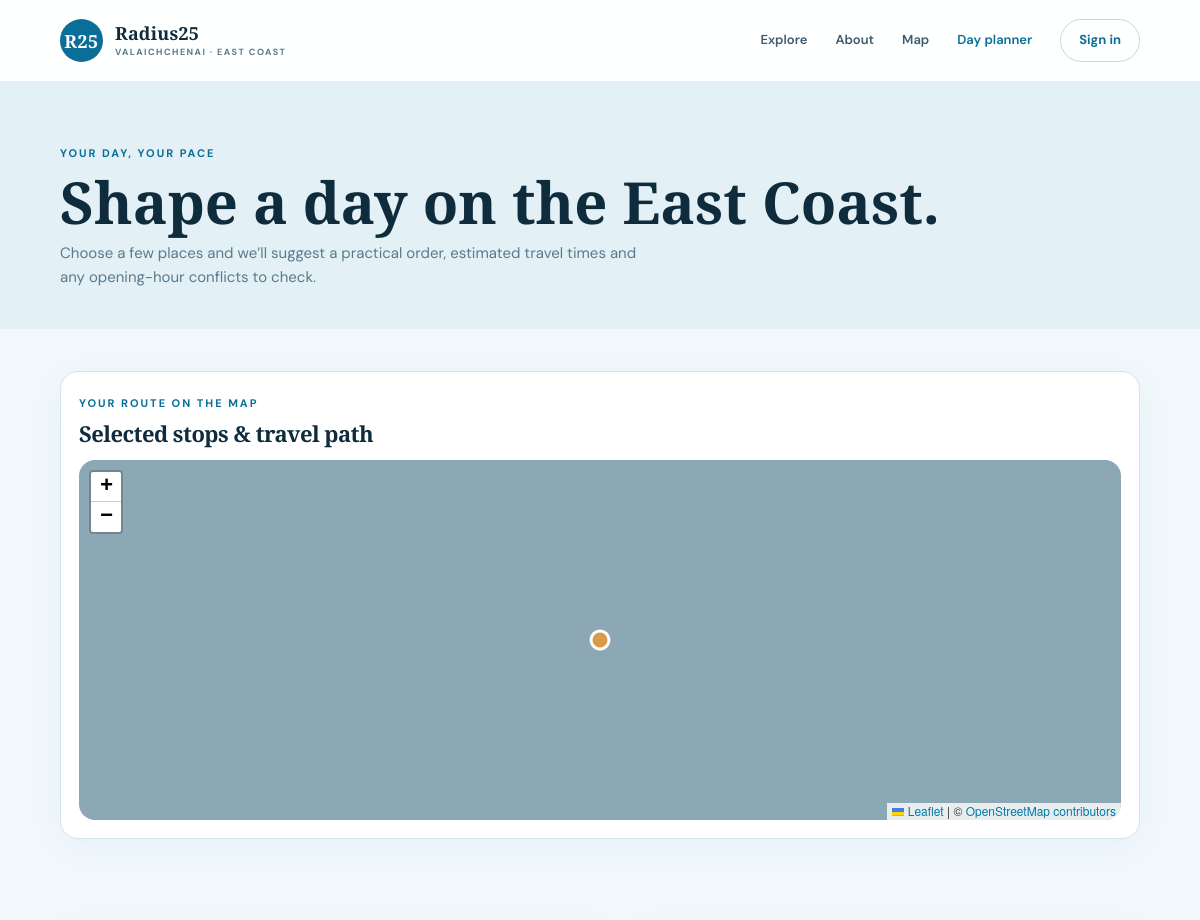
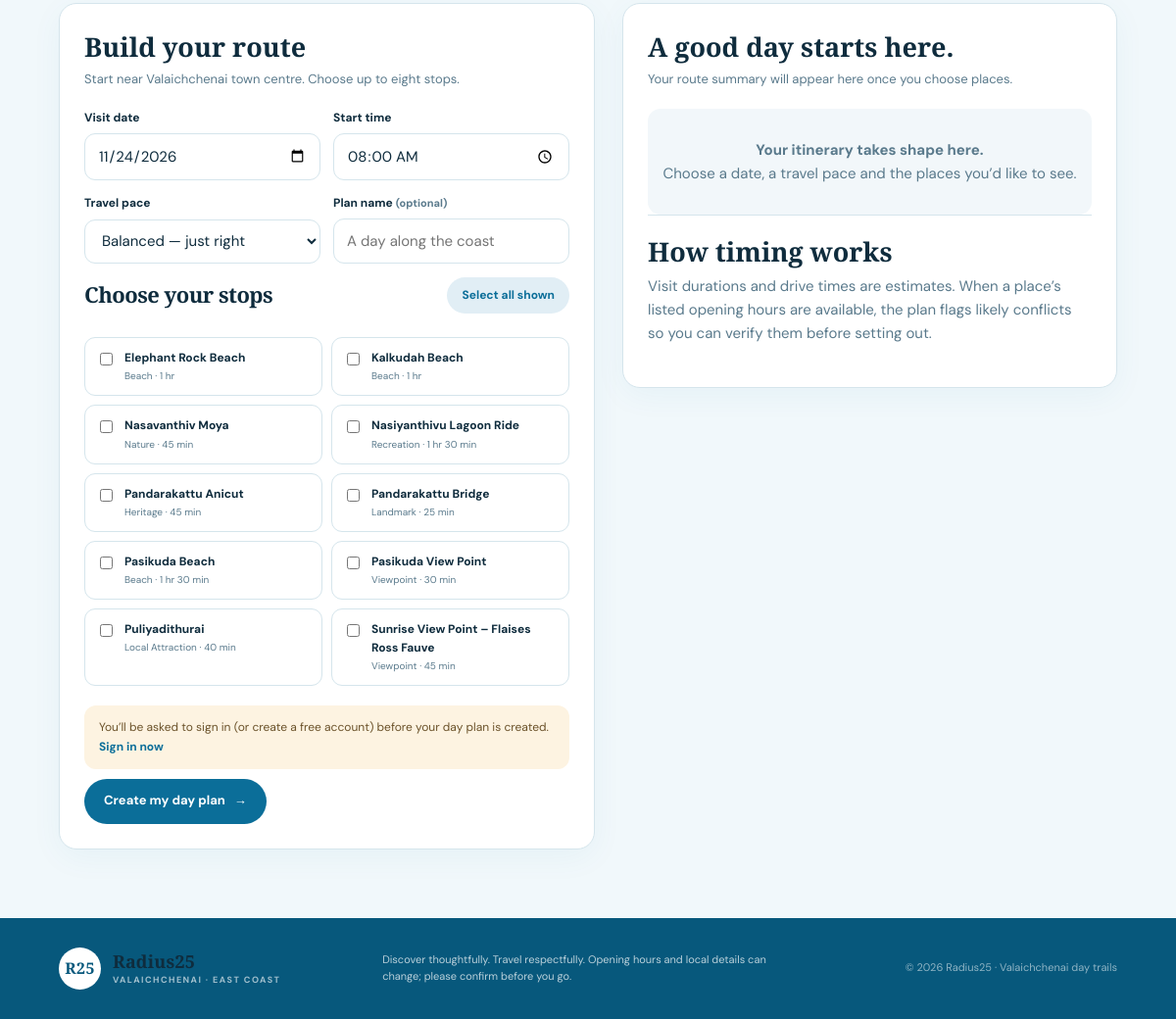
The page /planner.php on the database its author committed (2 pictures, top to bottom).
### tables this page shows
CREATE TABLE places (
  id INT UNSIGNED AUTO_INCREMENT PRIMARY KEY,
  name VARCHAR(180) NOT NULL,
  description TEXT NOT NULL,
  category VARCHAR(40) NOT NULL,
  address VARCHAR(255) NOT NULL DEFAULT 'Valaichchenai, Sri Lanka',
  latitude DECIMAL(10,7) NOT NULL,
  longitude DECIMAL(10,7) NOT NULL,
  opening_time TIME NULL,
  closing_time TIME NULL,
  visit_duration INT UNSIGNED NOT NULL DEFAULT 60,
  entry_fee DECIMAL(10,2) NULL,
  image_url VARCHAR(1000) NULL,
  travel_tips TEXT NULL,
  dress_code TEXT NULL,
  facilities TEXT NULL,
  best_visit_time VARCHAR(120) NULL,
  distance_from_home DECIMAL(6,2) NULL,
  is_active TINYINT(1) NOT NULL DEFAULT 1,
  created_at TIMESTAMP NOT NULL DEFAULT CURRENT_TIMESTAMP,
  updated_at TIMESTAMP NOT NULL DEFAULT CURRENT_TIMESTAMP ON UPDATE CURRENT_TIMESTAMP,
  INDEX idx_places_active_category (is_active, category),
  INDEX idx_places_name (name)
);

### includes/functions.php (called while the page is built, shortened)
<?php
function e(mixed $value): string
{
    return htmlspecialchars((string) $value, ENT_QUOTES | ENT_SUBSTITUTE, 'UTF-8');
}
function url(string $path = ''): string
{
    $base = rtrim(APP_BASE_URL, '/');
    $path = ltrim($path, '/');
    return $base . ($path === '' ? '/' : '/' . $path);
}
function current_user(): ?array
{
    return $_SESSION['user'] ?? null;
}
function haversine_km(float $lat1, float $lng1, float $lat2, float $lng2): float
{
    $earthRadius = 6371.0;
    $dLat = deg2rad($lat2 - $lat1);
    $dLng = deg2rad($lng2 - $lng1);
    $a = sin($dLat / 2) ** 2 + cos(deg2rad($lat1)) * cos(deg2rad($lat2)) * sin($dLng / 2) ** 2;
    return 2 * $earthRadius * atan2(sqrt($a), sqrt(1 - $a));
}
function distance_from_home_km(array $place): float
{
    return haversine_km(HOME_LAT, HOME_LNG, (float) $place['latitude'], (float) $place['longitude']);
}
function format_duration(int $minutes): string
{
    $hours = intdiv($minutes, 60);
    $remaining = $minutes % 60;
    if ($hours === 0) {
        return $remaining . ' min';
    }
    return $hours . ' hr' . ($hours > 1 ? 's' : '') . ($remaining ? ' ' . $remaining . ' min' : '');
}

### planner.php (the view, shortened to what this page needs)
<?php
$pdo = db();
$places = array_values(array_filter(
    $pdo->query('SELECT * FROM places WHERE is_active = 1 ORDER BY name')->fetchAll(),
    static fn(array $place): bool => distance_from_home_km($place) <= MAX_PLACE_RADIUS_KM
));
$plan = null;
$planTitle = '';
$planDate = date('Y-m-d');
$startTime = '08:00';
$pace = 'balanced';
$savedPlanId = null;
$selectedIds = [];
$selectedSet = array_fill_keys($selectedIds, true);
$mapPlaces = [];
$home = ['lat' => HOME_LAT, 'lng' => HOME_LNG, 'label' => HOME_LABEL];
require __DIR__ . '/includes/header.php';
?>
<section class="page-hero">
    <div class="container"><span class="eyebrow">Your day, your pace</span><h1><?= $savedPlanId ? e($planTitle) : 'Shape a day on the East Coast.' ?></h1><p>Choose a few places and we’ll suggest a practical order, estimated travel times and any opening-hour conflicts to check.</p></div>
</section>
<section class="section-tight">
    <div class="container">
        <div class="panel" style="padding:18px">
            <div class="section-heading" style="margin-bottom:12px">
                <div>
                    <span class="eyebrow">Your route on the map</span>
                    <h2 style="font-size:22px;margin:4px 0 0">Selected stops &amp; travel path</h2>
                </div>
            </div>
            <div class="map-frame leaflet-map" id="planner-map" role="application" aria-label="Map of selected itinerary stops"
                 data-places="<?= e(json_encode($mapPlaces, JSON_HEX_APOS | JSON_HEX_QUOT | JSON_HEX_TAG | JSON_HEX_AMP) ?: '[]') ?>"
                 data-home="<?= e(json_encode($home, JSON_HEX_APOS | JSON_HEX_QUOT | JSON_HEX_TAG | JSON_HEX_AMP) ?: '{}') ?>"
                 style="height:360px"></div>
        </div>
    </div>
</section>
<section class="container planner-layout">
    <form class="panel" method="post" action="<?= e(url('planner.php')) ?>">
        <h2>Build your route</h2>
        <p class="panel-lead">Start near <?= e(HOME_LABEL) ?>. Choose up to eight stops.</p>
        <div class="form-row">
            <div class="form-group"><label for="visit-date">Visit date</label><input class="field" id="visit-date" name="visit_date" type="date" value="<?= e($planDate) ?>" required></div>
            <div class="form-group"><label for="start-time">Start time</label><input class="field" id="start-time" name="start_time" type="time" value="<?= e($startTime) ?>" required></div>
        </div>
        <div class="form-row">
            <div class="form-group"><label for="pace">Travel pace</label><select class="field" id="pace" name="pace"><option value="balanced" <?= $pace === 'balanced' ? 'selected' : '' ?>>Balanced — just right</option></select></div>
            <div class="form-group"><label for="plan-title">Plan name <span class="form-help">(optional)</span></label><input class="field" id="plan-title" name="title" type="text" maxlength="160" value="<?= e($planTitle) ?>" placeholder="A day along the coast"></div>
        </div>
        <div class="section-heading"><div><h2 style="font-size:22px">Choose your stops</h2></div><button class="button button-soft button-small" type="button" data-select-all>Select all shown</button></div>
        <div class="checklist">
            <?php foreach ($places as $place): ?>
                <?php $placeId = (int) $place['id']; ?>
                <label class="check-option">
                    <input data-place-select type="checkbox" name="places[]" value="<?= $placeId ?>" <?= isset($selectedSet[$placeId]) ? 'checked' : '' ?>>
                    <span><strong><?= e($place['name']) ?></strong><small><?= e($place['category']) ?> · <?= e(format_duration((int) $place['visit_duration'])) ?></small></span>
                </label>
            <?php endforeach; ?>
        </div>
        <?php if ($user): ?>
            <div class="form-group"><label class="check-option"><input type="checkbox" name="save_plan" value="1" <?= $savedPlanId ? 'checked' : '' ?>><span><strong>Save this plan to my account</strong><small>Find it again from My plans.</small></span></label></div>
        <?php else: ?>
            <div class="warning-box">You’ll be asked to sign in (or create a free account) before your day plan is created. <a class="text-link" href="<?= e(url('login.php?next=planner.php')) ?>">Sign in now</a></div>
        <?php endif; ?>
        <button class="button button-primary" type="submit"><?= $savedPlanId ? 'Update plan preview' : 'Create my day plan' ?> <span aria-hidden="true">→</span></button>
    </form>
    <aside class="panel plan-summary">
        <h2><?= $plan ? 'Your day, mapped out.' : 'A good day starts here.' ?></h2>
        <p class="panel-lead"><?= $plan ? e($planDate) . ' · ' . e($plan['pace_label']) . ' pace' : 'Your route summary will appear here once you choose places.' ?></p>
        <?php if ($plan): ?>
            <div class="summary-metrics">
                <div class="summary-metric"><strong><?= e(number_format((float) $plan['total_distance'], 1)) ?> km</strong><small>EST. ROAD DISTANCE</small></div>
                <div class="summary-metric"><strong><?= e(format_duration((int) $plan['total_travel_time'])) ?></strong><small>ON THE ROAD</small></div>
                <div class="summary-metric"><strong><?= e(clock_label((int) $plan['end_minutes'])) ?></strong><small>EXPECTED FINISH</small></div>
            </div>
            <?php foreach ($plan['warnings'] as $warning): ?><div class="warning-box"><?= e($warning) ?></div><?php endforeach; ?>
            <div class="timeline">
                <?php foreach ($plan['items'] as $index => $item): ?>
                    <?php $planPlace = $item['place']; ?>
                    <article class="timeline-item">
                        <span class="timeline-time"><?= e(clock_label((int) $item['arrival_minutes'])) ?> · Stop <?= $index + 1 ?></span>
                        <h3><a href="<?= e(url('place.php?id=' . (int) $planPlace['id'])) ?>"><?= e($planPlace['name']) ?></a></h3>
                        <p><?= e(format_duration((int) $item['travel_minutes'])) ?> drive · <?= e(number_format((float) $item['distance_km'], 1)) ?> km · Visit <?= e(clock_label((int) $item['visit_start_minutes'])) ?>–<?= e(clock_label((int) $item['visit_end_minutes'])) ?></p>
                        <?php foreach ($item['warnings'] as $warning): ?><p class="text-muted"><?= e($warning) ?></p><?php endforeach; ?>
                    </article>
                <?php endforeach; ?>
            </div>
            <a class="button button-soft" target="_blank" rel="noopener noreferrer" href="<?= e(maps_directions_url(array_map(static fn(array $item): array => $item['place'], $plan['items']))) ?>">Open route in Google Maps</a>
            <?php if ($savedPlanId): ?><a class="button button-soft" href="<?= e(url('my-plans.php')) ?>">View my saved plans</a><?php endif; ?>
        <?php else: ?>
            <div class="plan-empty"><strong>Your itinerary takes shape here.</strong><br>Choose a date, a travel pace and the places you’d like to see.</div>
            <div class="detail-section"><h2>How timing works</h2><p>Visit durations and drive times are estimates. When a place’s listed opening hours are available, the plan flags likely conflicts so you can verify them before setting out.</p></div>
        <?php endif; ?>
    </aside>
</section>
<?php require __DIR__ . '/includes/footer.php'; ?>

### assets/css/style.css (style rules this page uses)
:root { --ink:#0f2c3d; --muted:#5a7a8c; --paper:#f1f8fb; --white:#ffffff; --line:#d5e5ec; --forest:#0b6e99; --forest-dark:#07587c; --leaf:#4aa8cd; --sun:#22222a; --sand:#f7e8c9; --rose:#c94b41; --shadow:0 18px 55px rgba(11,110,153,.12); --radius:22px; --hero-fallback: #0b6e99; }
* { box-sizing:border-box }
html { scroll-behavior:smooth }
body { margin:0;background:var(--paper);color:var(--ink); font-family:"DM Sans",system-ui,sans-serif; font-size:15px;line-height:1.6 }
a { color:inherit; text-decoration:none }
button,input,select,textarea { font:inherit }
button,a,input,select,textarea { outline-color:var(--sun) }
.container { width:min(1120px,90%); margin:0 auto }
.eyebrow { color:var(--forest);font-size:11px; font-weight:700; letter-spacing:.18em; text-transform:uppercase }
.section-heading { display:flex; justify-content:space-between; align-items:end;gap:24px;margin:0 0 24px }
.section-heading h2 { font:600 clamp(28px,3.5vw,42px)/1.14 "Playfair Display",serif; margin:7px 0 0;letter-spacing:-.025em }
.button { display:inline-flex; justify-content:center; align-items:center; gap:9px;min-height:46px; padding:11px 19px; border:1px solid transparent; border-radius:999px; font-size:13px; font-weight:700; cursor:pointer; transition:transform .2s, background .2s,border-color .2s }
.button-primary { background:var(--forest); color:#fff }
.button-soft { background:#e1eef5; color:var(--forest) }
.button-small { min-height:37px; padding:8px 14px; font-size:12px }
.section-tight { padding:42px 0 }
.field,.search-field input,select,textarea { min-height:45px; border:1px solid var(--line); border-radius:11px; background:var(--white); padding:10px 13px; color:var(--ink) }
.page-hero { padding:58px 0 40px; background:#e3f1f7 }
.page-hero h1 { font:600 clamp(38px,5vw,58px)/1.05 "Playfair Display",serif; margin:8px 0 }
.page-hero p { max-width:600px; color:var(--muted); margin:0 }
.detail-section { border-top:1px solid var(--line);padding:18px 0 }
.detail-section h2 { font:600 22px "Playfair Display", serif;margin:0 0 8px }
.detail-section p { color:var(--muted); margin:0 }
.map-frame { width:100%; height:340px; border:0; border-radius:16px; background:#8da8b5 }
.leaflet-map { z-index:0; overflow:hidden }
.planner-layout { display:grid; grid-template-columns:1.04fr .96fr; gap:28px; padding:42px 0 70px; align-items:start }
.panel { background:var(--white); padding:25px; border:1px solid var(--line); border-radius:18px; box-shadow:0 8px 32px rgba(11,110,153,.05) }
.panel h2 { font:600 27px "Playfair Display", serif;margin:0px 0 5px }
.panel-lead { color:var(--muted); font-size:13px; margin:0 0 19px }
.form-row { display:grid; grid-template-columns:1fr 1fr; gap:13px }
.form-group { display:grid; gap:6px; margin:0 0 14px }
.form-group label { font-weight:700; font-size:12px }
.form-help { font-size:11px; color:var(--muted) }
.field { width:100% }
.checklist { display:grid; grid-template-columns:1fr 1fr; gap:9px;margin:14px 0 20px }
.check-option { display:flex; align-items:flex-start; gap:9px;padding:11px; border:1px solid var(--line); border-radius:11px; background:#fff; cursor:pointer; font-size:12px }
.check-option input { accent-color:var(--forest); margin-top:4px }
.check-option strong { display:block; font-size:12px }
.check-option small { display:block; color:var(--muted); margin-top:1px }
.plan-summary { position:sticky; top:104px }
.plan-empty { padding:30px 14px; text-align:center; background:#f2f7fa; border-radius:13px; color:var(--muted) }
.warning-box { padding:13px 15px; margin:10px 0; border-radius:12px; background:#fdf3e1; color:#6b522a; font-size:12px }
.text-link { color:var(--forest); font-weight:700 }

### rows shown on the page
places: name "Elephant Rock Beach", category "Beach", visit_duration "1 hr"
places: name "Kalkudah Beach", category "Beach", visit_duration "1 hr"
places: name "Nasavanthiv Moya", category "Nature", visit_duration "45 min"
places: name "Nasiyanthivu Lagoon Ride", category "Recreation", visit_duration "1 hr 30 min"
places: name "Pandarakattu Anicut", category "Heritage", visit_duration "45 min"
places: name "Pandarakattu Bridge", category "Landmark", visit_duration "25 min"
places: name "Pasikuda Beach", category "Beach", visit_duration "1 hr 30 min"
places: name "Pasikuda View Point", category "Viewpoint", visit_duration "30 min"
places: name "Puliyadithurai", category "Local Attraction", visit_duration "40 min"
places: name "Sunrise View Point – Flaises Ross Fauve", category "Viewpoint", visit_duration "45 min"

### other values the page prints
HOME_LABEL "Valaichchenai town centre"
